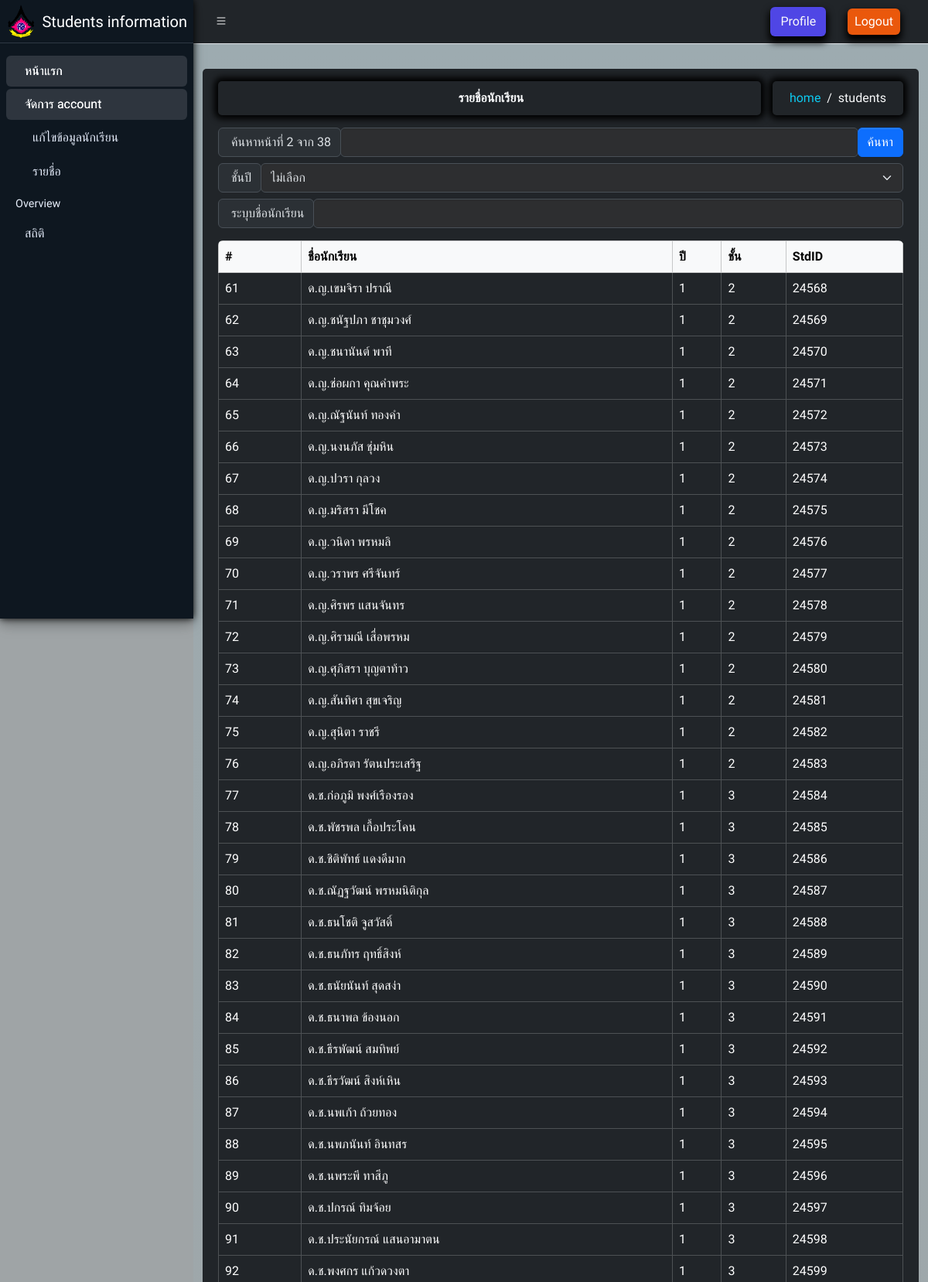
The page /backend/index.php?page=admin&subpage=studentsData&setAt=2 (signed in, upper part) on the database its author committed.
### tables this page shows
CREATE TABLE `mytable` (
  `id` int(11) NOT NULL,
  `name` varchar(32) NOT NULL,
  `year` int(11) NOT NULL,
  `section` int(11) NOT NULL,
  `student_id` int(11) NOT NULL
);

### backend/page/stdData.php (the view, shortened to what this page needs)
           <div class="head-body bg-dark " data-bs-theme="dark">
             <div class="app-content-header">
                <div class="container-fluid">
                    <div class="head-title d-flex  justify-content-between">
                        <div class="head-1 bg-dark">
       <p class="mb-0 text-light sh-no-text text-nowrap"><i class="fa-solid fa-user-tie"></i>&nbsp;<b>รายชื่อนักเรียน</b></p>
                        </div>
                        <div class="head-2 bg-dark text-nowrap">
       <p class="mb-0 text-light sh-no-text"><a class="text-info" href="?page=admin&subpage=showData">home</a>&nbsp; / &nbsp;students</p>
                        </div>
                    </div>
<?php
$rows_setAt = 60;
if (isset($_GET["setAt"])) {
    $setAt = $_GET["setAt"];
} else {
    $setAt = 1;
}
$sql_total = "SELECT COUNT(*) as total FROM mytable";
$stmt_total = $conn->prepare($sql_total);
$stmt_total->execute();
$fetch_total = $stmt_total->fetch(PDO::FETCH_OBJ);
$page_setAt = ceil($fetch_total->total / $rows_setAt);
$offset = ($setAt - 1) * $rows_setAt;
$sql_limit = "SELECT * FROM mytable ORDER BY id ASC LIMIT ?,?";
$stmt_limit = $conn->prepare($sql_limit);
$stmt_limit->bindParam(1, $offset, PDO::PARAM_INT);
$stmt_limit->bindParam(2, $rows_setAt, PDO::PARAM_INT);
$stmt_limit->execute();
?>
<form>
    <div class="input-group search-std mt-3 mb-1 mo-inp">
        <span class="input-group-text rounded">
            <i class="fa-regular fa-magnifying-glass"></i>&nbsp;ค้นหาหน้าที่ <?php echo "$setAt จาก $page_setAt"; ?>
        </span>
        <input type="number" name="number" min="0" max="38" class="form-control rounded inp-fill" id="numinp" min="1">
        <button type="button" class="btn btn-primary rounded" id="search">ค้นหา</button>
    </div>
</form>
<form id="formClass">
    <div class="input-group search-std mb-2 mt-2">
        <span class="input-group-text rounded">
            <i class="fa-regular fa-magnifying-glass"></i>&nbsp;ชั้นปี
        </span>
        <select class="form-select rounded inp-fill" name="SrClass" id="select">
         <option value="0">ไม่เลือก</option>
        </select>
    </div>
</form>
<form id="formName">
    <div class="input-group search-std mb-3 mt-1">
        <span class="input-group-text rounded">
            <i class="fa-regular fa-magnifying-glass"></i>&nbsp;ระบุบชื่อนักเรียน
        </span>
        <input type="text" name="name" class="form-control rounded inp-fill" id="name">
    </div>
</form>
<div class="my-2 on-table rounded">
    <table class="tableShow table table-hover table-dark table-bordered custom-border">
        <thead class="table-light">
<tr class="text-nowrap">
    <th>#</th>
    <th>
        <i class="fa-regular fa-circle-user"></i> ชื่อนักเรียน
    </th>
    <th>
        <i class="fa-regular fa-circle-chevron-right"></i> ปี
    </th>
    <th>
        <i class="fa-regular fa-circle-chevron-right"></i> ชั้น
    </th>
    <th>
        <i class="fa-light fa-id-card"></i> StdID
    </th>
</tr>
        </thead>
        <tbody id="studentsTableBody">
   <?php if($setAt <= $page_setAt){ ?>
            <?php
            $count = ($setAt - 1)  *  $rows_setAt + 1;
            while ($dataTable = $stmt_limit->fetch(PDO::FETCH_OBJ)) { ?>
                <tr>
                    <td><?php echo $count++; ?></td>
                    <td><?php echo $dataTable->name; ?></td>
                    <td><?php echo $dataTable->year; ?></td>
                    <td><?php echo $dataTable->section; ?></td>
                    <td><?php echo $dataTable->student_id; ?></td>
                </tr>
            <?php } ?>
<?php } ?>
        </tbody>
    </table>
</div>
</div>
</div>
                </div>
            </div>

### backend/page/admin.php (style rules this page uses)
body { font-family: 'Prompt'; background: rgb(159, 164, 166) !important; }

### backend/page/stdData.php (style rules this page uses)
a { text-decoration: none; }

### rows shown on the page
mytable: name "ด.ญ.เขมจิรา ปราณี", year "1", section "2", student "24568"
mytable: name "ด.ญ.ชนัฐปภา ชาชุมวงศ์", year "1", section "2", student "24569"
mytable: name "ด.ญ.ชนานันต์ พาที", year "1", section "2", student "24570"
mytable: name "ด.ญ.ช่อผกา คุณคำพระ", year "1", section "2", student "24571"
mytable: name "ด.ญ.ณัฐนันท์ ทองคำ", year "1", section "2", student "24572"
mytable: name "ด.ญ.นงนภัส ชุ่มหิน", year "1", section "2", student "24573"
mytable: name "ด.ญ.ปวรา กุลวง", year "1", section "2", student "24574"
mytable: name "ด.ญ.มริสรา มีโชค", year "1", section "2", student "24575"
mytable: name "ด.ญ.วนิดา พรหมลิ", year "1", section "2", student "24576"
mytable: name "ด.ญ.วราพร ศรีจันทร์", year "1", section "2", student "24577"
mytable: name "ด.ญ.ศิรพร แสนจันทร", year "1", section "2", student "24578"
mytable: name "ด.ญ.ศิรามณี เสื่อพรหม", year "1", section "2", student "24579"
mytable: name "ด.ญ.ศุภิสรา บุญตาท้าว", year "1", section "2", student "24580"
mytable: name "ด.ญ.สันทิศา สุขเจริญ", year "1", section "2", student "24581"
mytable: name "ด.ญ.สุนิตา ราชรี", year "1", section "2", student "24582"
mytable: name "ด.ญ.อภิรตา รัตนประเสริฐ", year "1", section "2", student "24583"
mytable: name "ด.ช.ก่อภูมิ พงศ์เรืองรอง", year "1", section "3", student "24584"
mytable: name "ด.ช.พัชรพล เกื้อประโคน", year "1", section "3", student "24585"
mytable: name "ด.ช.ชิติพัทธ์ แดงดีมาก", year "1", section "3", student "24586"
mytable: name "ด.ช.ณัฏฐวัฒน์ พรหมนิติกุล", year "1", section "3", student "24587"
mytable: name "ด.ช.ธนโชติ จูสวัสดิ์", year "1", section "3", student "24588"
mytable: name "ด.ช.ธนภัทร ฤทธิ์สิงห์", year "1", section "3", student "24589"
mytable: name "ด.ช.ธนัยนันท์ สุดสง่า", year "1", section "3", student "24590"
mytable: name "ด.ช.ธนาพล ข้องนอก", year "1", section "3", student "24591"
mytable: name "ด.ช.ธีรพัฒน์ สมทิพย์", year "1", section "3", student "24592"
mytable: name "ด.ช.ธีรวัฒน์ สิงห์เหิน", year "1", section "3", student "24593"
mytable: name "ด.ช.นพเก้า ถ้วยทอง", year "1", section "3", student "24594"
mytable: name "ด.ช.นพภนันท์ อินทสร", year "1", section "3", student "24595"
mytable: name "ด.ช.นพระพี ทาสีภู", year "1", section "3", student "24596"
mytable: name "ด.ช.ปกรณ์ ทิมจ้อย", year "1", section "3", student "24597"
mytable: name "ด.ช.ประนัยกรณ์ แสนอามาตน", year "1", section "3", student "24598"
mytable: name "ด.ช.พงศกร แก้วดวงตา", year "1", section "3", student "24599"

### other values the page prints
$setAt "2"
$page_setAt "38"
